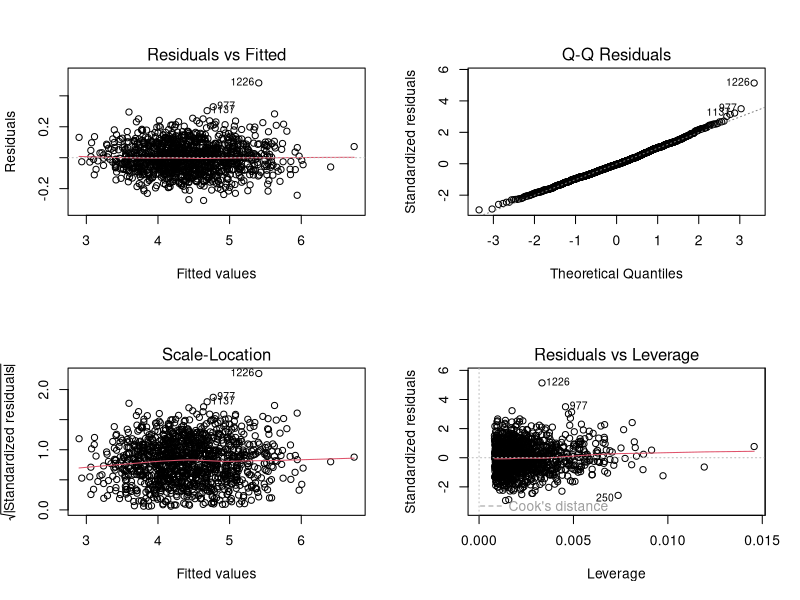

Write R code to recreate this figure. (Note: this script raises an error after producing the figure.)
### Model Train for shiny

dataImport <- read.csv("final_set.csv")
dataImport2 <- read.csv("total_join_set.csv")

set.seed(3743)
par(mfrow=c(2,2))

# + tSho.G
f_RA <- "RA.G ~ (ERA + WHIP)" #linear model for RUNS ALLOWED
lm1 <- lm(f_RA, data=dataImport)
summary(lm1)
plot(lm1)
save(lm1, file="SavedModels/RA_model.rda")
# + BatAge
f_RS <- "RS.G ~ (OBP)" #linear model for RUNS SCORED
lm2 <- lm(f_RS, data=dataImport)
summary(lm2)
plot(lm2)
save(lm2, file="SavedModels/RS_model.rda")

f_W <- "win_adj ~ RS.G + RA.G" #linear model for WINS
lm3 <- lm(f_W, data=dataImport)
summary(lm3)
plot(lm3)
save(lm3, file="SavedModels/W_model.rda")

f_P <- "Playoffs.x ~ win_adj" #logistic model for making the playoffs
glm1 <- glm(f_P, data=dataImport, family="binomial")
summary(glm1)
save(glm1, file="SavedModels/P_model.rda")

